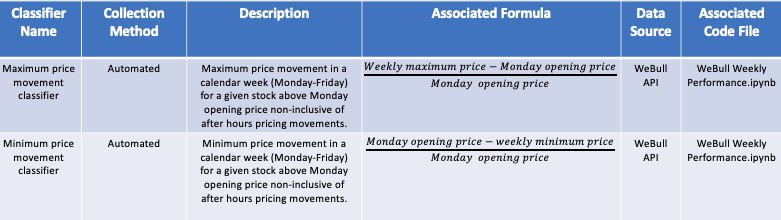
#> input picture Classifier Table.png, 781 x 220 px; its folder holds only this picture in this run; the run also reads 1 picture not shown here
$ jupyter execute --allow-errors 'Computer Vision .ipynb'
#> lines starting #> are read from the running program, lines starting #| are printed output that depends on the picture
#> `img = Image.open(filename).convert('LA')`:
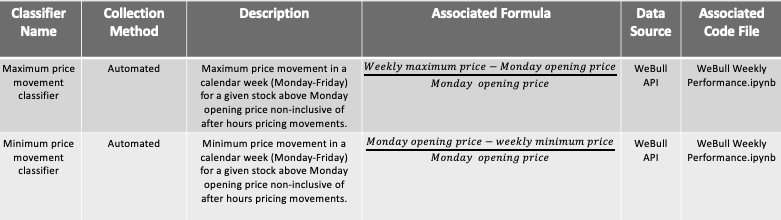
#> img: PIL image 781x220 LA; mean R, G, B, A 189.2, 189.2, 189.2, 255
[cell 1]
import cv2 as cv
import pytesseract
pytesseract.pytesseract.tessaract_cmd = r'/usr/local/Cellar/tesseract/4.1.1/bin/tesseract'
import nltk
import os
import re
import matplotlib.pyplot as plt
from skimage import data
from skimage.color import rgb2gray
from PIL import Image
import PIL.ImageOps
os.chdir('/Users/jpjansen/Desktop/5_9_21/images')
import numpy as np
import glob
import xlsxwriter
from pytesseract import Output

[cell 2]
print(os.getcwd())

#> (a cell that did not finish here is left out)

[cell 4]
image_one = 0
#> image_one = 0
#> `ret,thresh1 = cv.threshold(img,241,255,cv.THRESH_BINARY)`:
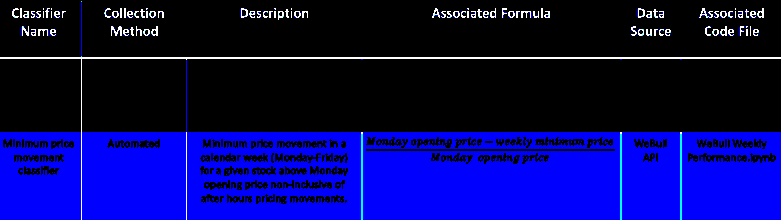
#> thresh1: shape (220, 781, 3); mean B, G, R 96.5, 6.6, 5.8
image_two = 0
image_three = 0
image_four = 0
image_one_data = []
image_three_data = []
inflows = []
outflows = []
image_two_data = []
image_threes = []
image_four_data = []
stock = ['XSPA', 'RKDA', 'ETH', 'RHE', 'CCXI', 'BBIG', 'OBLN', 'APOP', 'PRFX', 'YTEN', 'BGFV', 'VISL', 'CDEV', 'ANY', 'FTOC', 'CLOV', 'PRPO', 'BTX', 'BCRX', 'MGI', 'NKLA', 'LEDS', 'PLTR', 'MVIS', 'OCGN', 'CREG', 'SEAC', 'ADVM', 'SONN', 'CCIV']
free_float = []
picture_detection = []
noise_list = [',','.',r'/', '(', ')']
market_names = ['NASDAQ','NASDA','NASD', 'NAS', 'NA','NYSE', 'NYS','NY','NYSEARCA' ,'AMEX', 'AME', 'AM']
undetermined_names = []

#> (the rest of this cell did not finish here and is left out)

[cell 5]
os.chdir('/Users/jpjansen/Desktop/5_9_21/image threes')

large_scale_buying = []
counter = 0
image_threes = np.asarray(image_threes)
image_three_resave = []
#> (the rest of this cell did not finish here and is left out)

[cell 6]
workbook = xlsxwriter.Workbook('5_9_21_Test_Data.xlsx',options={'nan_inf_to_errors': True})
cell_format = workbook.add_format()
ten_day_ma = np.asarray(image_one_data)
inflow_data = np.asarray(inflows)
large_scale_buying_exp = np.asarray(large_scale_buying)
free_float_exp = np.asarray(free_float)
wks = workbook.add_worksheet()


wks.write(0,0,'10 day name')
wks.write(0,1,'10 day MA (USD)')
wks.write(0,2,'inflow/outflow (USD) name')
wks.write(0,3,'inflow')
wks.write(0,4,'outflow')
wks.write(0,5,'large scale buying (USD) name')
wks.write(0,6,'first buying')
wks.write(0,7,'second buying')
wks.write(0,8,'third buying')
wks.write(0,9,'fourth buying')
wks.write(0,10,'fifth buying')
wks.write(0,11,'float name')
wks.write(0,12,'free float in millions')
for i in range(len(inflows)):
    wks.write(i+1,0,ten_day_ma[i,0])
    wks.write(i+1,1,float(ten_day_ma[i,1]))
    wks.write(i+1,2,inflow_data[i,0])
    wks.write(i+1,3,float(inflow_data[i,1]))
    wks.write(i+1,4,float(outflows[i]))
    wks.write(i+1,5,image_threes[i,0])
    for x in range(5):
        arr = np.asarray(large_scale_buying_exp[i])
        try:
            floater = float(arr[x])
            print(arr[x])
            cell_format.set_bg_color('white')
            wks.write(i+1,x+6,floater)
        except ValueError:
            print(arr[x])
            cell_format.set_bg_color('red')
            wks.write(i+1,x+6,arr[x])
        except IndexError:
            wks.write(i+1,x+6, 'Index Error')
    cell_format.set_bg_color('white')
    wks.write(i+1,11,free_float_exp[i,0])
    wks.write(i+1,12,float(free_float_exp[i,1]))
workbook.close()
